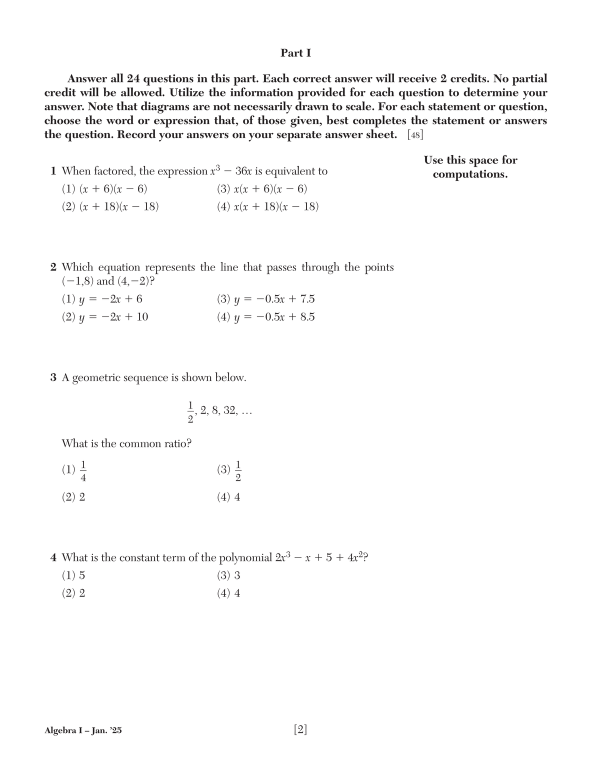
#> input picture resized_image.png, 1186 x 1536 px (shown at 1/2 size)
$ python -i read_question_numbers_vlm.py   (imports and definitions only)
#> lines starting #> are read from the running program, lines starting #| are printed output that depends on the picture
#> further down, picture is the input picture: PIL image 1186x1536 RGB; mean R, G, B 250.2, 250.1, 250.1
"""Read each question's original exam number off its crop image with a vision
model on Fireworks, as an independent check for the question-number backfill.

Model: fireworks_explanations.py uses qwen3p7-plus, but that model now returns
404 "not deployed" on chat completions. The default here is deepseek-v4p1-flash,
the multimodal model backend/llm_client.py now uses; --model overrides it.

Every crop in backend/static/ is a 300-DPI cut of one question from the exam,
and should begin with the question's number in bold at the top-left
("21 When babysitting, ..."). Only that corner is sent, not the whole image:

  read1  the top-left 500x220 px of the crop, as-is.
  read2  a differently-cropped second look: the first line of ink found by
         scanning for dark pixels (so a crop with extra whitespace on top still
         works), trimmed to its left 320 px and upscaled 2x.

read2 is only made when read1 is null, outside 1-40, or inconsistent with the
DB question type (MCQ are numbered 1-24, CRQ 25+), plus a fixed random 5%
sample of all rows to measure self-consistency.

A wrong number is worse than a missing one, so question_no is filled only when:
  - read1 is an integer 1-40 and consistent with the row's type, and
  - read2, if made, agrees exactly.
Everything else is left blank with a note. Numbers repeated within one exam
are flagged in the note too, but never "fixed".

This script never writes to the database. API responses are cached in
question_numbers_vlm_cache.json, so reruns are free and resumable.

Usage:
  python -u read_question_numbers_vlm.py --limit 20   # test on the first 20 rows
  python -u read_question_numbers_vlm.py              # everything
  --workers N   parallel requests (default 8)
  --model NAME  Fireworks model id (default deepseek-v4p1-flash)
"""
import argparse
import base64
import csv
import io
import json
import os
import random
import re
import sqlite3
import threading
import time
from collections import defaultdict
from concurrent.futures import ThreadPoolExecutor, as_completed

import numpy as np
import requests
from dotenv import load_dotenv
from PIL import Image

BASE_DIR = os.path.dirname(os.path.abspath(__file__))
# [1 line not run here, left out]

DB_PATH = os.path.abspath(os.path.join(BASE_DIR, "..", "backend", "regentsqs.db"))
IMG_ROOT = os.path.abspath(os.path.join(BASE_DIR, "..", "backend", "static"))
OUT_PATH = os.path.join(BASE_DIR, "question_numbers_vlm.csv")
CACHE_PATH = os.path.join(BASE_DIR, "question_numbers_vlm_cache.json")

FIREWORKS_URL = "https://api.fireworks.ai/inference/v1/chat/completions"
FIREWORKS_MODEL = "accounts/fireworks/models/deepseek-v4p1-flash"
API_KEY = os.getenv("FIREWORKS_API_KEY")

HEADERS = {
    "Accept": "application/json",
    "Authorization": f"Bearer {API_KEY}",
    "Content-Type": "application/json",
}

PROMPT = """This image is the top-left corner of a cropped math exam question. \
Exam questions begin with the question number printed in bold at the very start \
of the first line, immediately followed by the question text (for example \
"21 When babysitting, ...").

What is the bold question number at the start of the first line? Reply with \
strict JSON only, no other text: {"number": 21}
If no bold question number is visible at the start of the first line (the crop \
begins mid-question, with a diagram, with answer choices like "(1)", or the \
number is cut off), reply {"number": null}. Do not guess."""

SAMPLE_RATE = 0.05
SAMPLE_SEED = 1234
MAX_ATTEMPTS = 4

cache_lock = threading.Lock()


# [4 lines left out: function to_b64, not called in this run]


def crop_read1(img):
    """Plain top-left corner."""
    return img.crop((0, 0, min(500, img.width), min(220, img.height)))


def crop_read2(img):
    """First line of ink, left part only, upscaled 2x."""
    gray = np.asarray(img.convert("L"))
    rows = np.where((gray < 128).sum(axis=1) > 2)[0]
#> rows = 508 values from 98 to 1469
    top = max(int(rows[0]) - 20, 0) if len(rows) else 0
#> top = 78
    box = (0, top, min(320, img.width), min(top + 110, img.height))
#> box = (0, 78, 320, 188)
    region = img.crop(box)
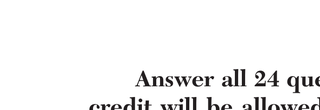
#> region: PIL image 320x110 RGB; mean R, G, B 244.2, 244, 244.1
    return region.resize((region.width * 2, region.height * 2), Image.LANCZOS)
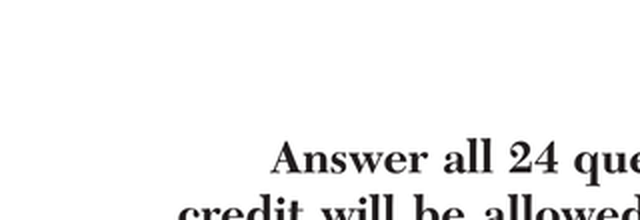
#> returned value: PIL image 640x220 RGB; mean R, G, B 244, 243.8, 243.8


# [47 lines left out: functions ask, parse, not called in this run]


def type_ok(n, qtype):
    return (n <= 24) if qtype == "MCQ" else (n >= 25)


# [130 lines left out: functions cached_read, process, main, not called in this run]


# [2 lines not run here, left out]

>>> from PIL import Image
>>> picture = Image.open('../resized_image.png')
>>> result = crop_read2(picture)
